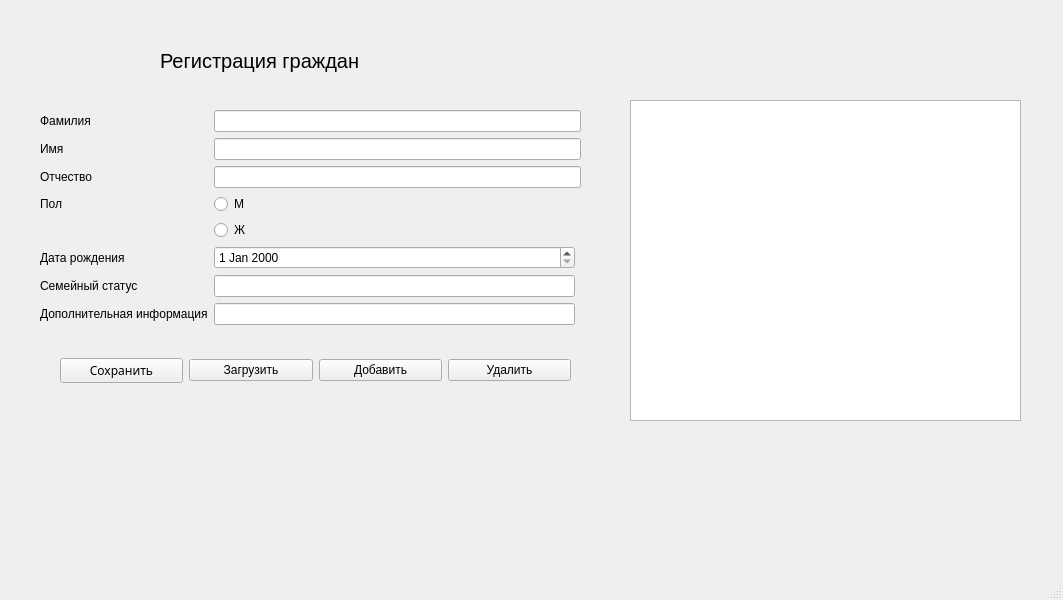
<?xml version="1.0" encoding="UTF-8"?>
<ui version="4.0">
 <class>MainWindow</class>
 <widget class="QMainWindow" name="MainWindow">
  <property name="geometry">
   <rect>
    <x>0</x>
    <y>0</y>
    <width>1063</width>
    <height>600</height>
   </rect>
  </property>
  <property name="windowTitle">
   <string>MainWindow</string>
  </property>
  <widget class="QWidget" name="centralwidget">
   <widget class="QLabel" name="label">
    <property name="geometry">
     <rect>
      <x>160</x>
      <y>20</y>
      <width>261</width>
      <height>81</height>
     </rect>
    </property>
    <property name="font">
     <font>
      <pointsize>15</pointsize>
     </font>
    </property>
    <property name="text">
     <string>Регистрация граждан</string>
    </property>
   </widget>
   <widget class="QListWidget" name="listWidget_Person">
    <property name="geometry">
     <rect>
      <x>630</x>
      <y>100</y>
      <width>391</width>
      <height>321</height>
     </rect>
    </property>
   </widget>
   <widget class="QWidget" name="">
    <property name="geometry">
     <rect>
      <x>40</x>
      <y>110</y>
      <width>541</width>
      <height>215</height>
     </rect>
    </property>
    <layout class="QGridLayout" name="gridLayout">
     <item row="3" column="0">
      <widget class="QLabel" name="label_5">
       <property name="text">
        <string>Пол</string>
       </property>
      </widget>
     </item>
     <item row="0" column="3" colspan="2">
      <widget class="QLineEdit" name="lineEdit_Surname"/>
     </item>
     <item row="2" column="0">
      <widget class="QLabel" name="label_4">
       <property name="text">
        <string>Отчество</string>
       </property>
      </widget>
     </item>
     <item row="1" column="0">
      <widget class="QLabel" name="label_3">
       <property name="text">
        <string>Имя</string>
       </property>
      </widget>
     </item>
     <item row="5" column="3">
      <widget class="QDateEdit" name="dateEdit_BirthDay"/>
     </item>
     <item row="6" column="3">
      <widget class="QLineEdit" name="lineEdit_MaritalStatus"/>
     </item>
     <item row="2" column="3" colspan="2">
      <widget class="QLineEdit" name="lineEdit_MiddleName"/>
     </item>
     <item row="0" column="0">
      <widget class="QLabel" name="label_2">
       <property name="text">
        <string>Фамилия</string>
       </property>
      </widget>
     </item>
     <item row="7" column="3">
      <widget class="QLineEdit" name="lineEdit_Others"/>
     </item>
     <item row="7" column="0">
      <widget class="QLabel" name="label_8">
       <property name="text">
        <string>Дополнительная информация</string>
       </property>
      </widget>
     </item>
     <item row="5" column="0">
      <widget class="QLabel" name="label_6">
       <property name="text">
        <string>Дата рождения</string>
       </property>
      </widget>
     </item>
     <item row="1" column="3" colspan="2">
      <widget class="QLineEdit" name="lineEdit_Name"/>
     </item>
     <item row="6" column="0">
      <widget class="QLabel" name="label_7">
       <property name="text">
        <string>Семейный статус</string>
       </property>
      </widget>
     </item>
     <item row="3" column="3">
      <widget class="QRadioButton" name="radioButton_SexM">
       <property name="text">
        <string>М</string>
       </property>
      </widget>
     </item>
     <item row="4" column="3">
      <widget class="QRadioButton" name="radioButton_SexW">
       <property name="text">
        <string>Ж</string>
       </property>
      </widget>
     </item>
    </layout>
   </widget>
   <widget class="QWidget" name="">
    <property name="geometry">
     <rect>
      <x>60</x>
      <y>340</y>
      <width>511</width>
      <height>61</height>
     </rect>
    </property>
    <layout class="QHBoxLayout" name="horizontalLayout">
     <item>
      <widget class="QPushButton" name="push_Save">
       <property name="font">
        <font>
         <family>MV Boli</family>
        </font>
       </property>
       <property name="cursor">
        <cursorShape>PointingHandCursor</cursorShape>
       </property>
       <property name="text">
        <string>Сохранить</string>
       </property>
      </widget>
     </item>
     <item>
      <widget class="QPushButton" name="push_Download">
       <property name="cursor">
        <cursorShape>PointingHandCursor</cursorShape>
       </property>
       <property name="text">
        <string>Загрузить</string>
       </property>
      </widget>
     </item>
     <item>
      <widget class="QPushButton" name="push_Add">
       <property name="cursor">
        <cursorShape>PointingHandCursor</cursorShape>
       </property>
       <property name="text">
        <string>Добавить</string>
       </property>
      </widget>
     </item>
     <item>
      <widget class="QPushButton" name="push_Delete">
       <property name="cursor">
        <cursorShape>PointingHandCursor</cursorShape>
       </property>
       <property name="text">
        <string>Удалить</string>
       </property>
      </widget>
     </item>
    </layout>
   </widget>
  </widget>
  <widget class="QMenuBar" name="menubar">
   <property name="geometry">
    <rect>
     <x>0</x>
     <y>0</y>
     <width>1063</width>
     <height>20</height>
    </rect>
   </property>
  </widget>
  <widget class="QStatusBar" name="statusbar"/>
 </widget>
 <resources/>
 <connections/>
</ui>
